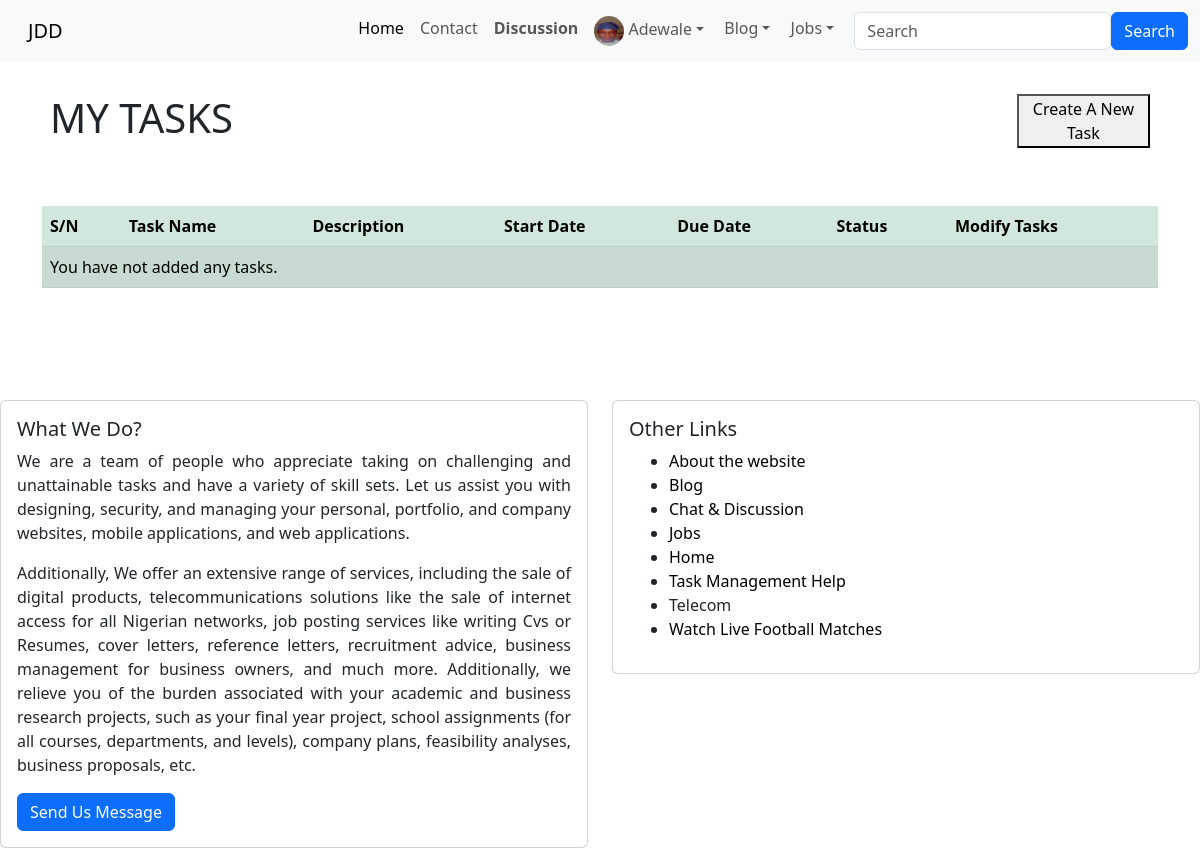
Before: /tasks/task_lists (signed in) with the older database file.
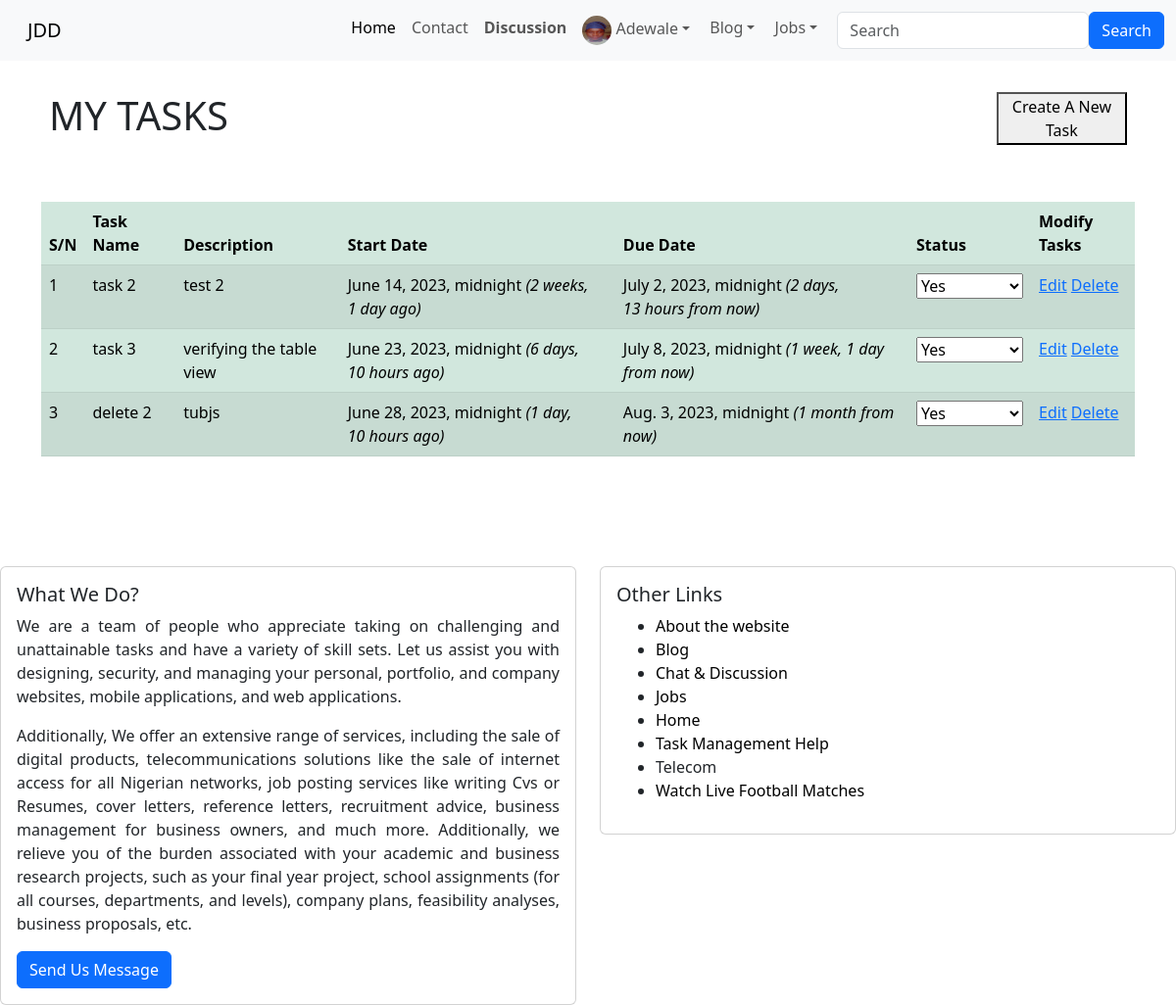
After: the same page with the newer database file.
### index/models.py (models this page shows, shortened)
class Profile(models.Model):
    user = models.OneToOneField(User, null=True, on_delete=models.CASCADE)
    bio = RichTextField(blank=True, null=True)
    profile_pic = models.ImageField(null=True, blank=True, upload_to="images/profile/")
    linkedln_url = models.CharField(max_length=255, blank=True, null=True)
    facebook_url =  models.CharField(max_length=255, blank=True, null=True)
    twitter_url= models.CharField(max_length=255, blank=True, null=True)
    instagram_url =  models.CharField(max_length=255, blank=True, null=True)
    whatsapp_url= models.CharField(max_length=255, blank=True, null=True)
    github_url=  models.CharField(max_length=255, blank=True, null=True)
    website_url= models.CharField(max_length=255, blank=True, null=True)
    email_url= models.CharField(max_length=255, blank=True, null=True)

### tasks/models.py (models this page shows, shortened)
class Tasks(models.Model):
    user = models.ForeignKey(User, on_delete = models.CASCADE)
    name = models.CharField(max_length = 50, unique=True)
    description = models.CharField(max_length=100)
    start_date = models.DateTimeField()
    due_date = models.DateTimeField()
    completed = models.CharField(max_length=150, default='No')

### tasks/views.py (the view)
# urls.py: path('task_lists', TaskListView.as_view(), name='tasks_list'),
class TaskListView(ListView):
    model = Tasks
    template_name = 'tasks/tasks_list.html'
    context_object_name = 'tasks'
    ordering = ['due_date']
    def get_queryset(self):
        queryset = super().get_queryset()
        if self.request.user.is_authenticated:
            queryset = queryset.filter(user=self.request.user)
        else:
            queryset = Tasks.objects.none()
        return queryset
    def get_context_data(self, **kwargs):
        context = super().get_context_data(**kwargs)
        completed_choices = [
            ('Yes', 'Yes'),
            ('No', 'No'),
            ('In-Progress', 'In-Progress'),
            ('Yet to start', 'Yet to start')
        ]
        context['completed_choices'] = completed_choices
        return context

### tasks/templates/tasks/tasks_list.html (shortened to what this page needs)
{% extends 'home/base.html' %}
{% load static %}
{% load humanize %}
{% block body %}
<div class="d-flex">
  <div class="p-2 w-100">
    <h1>MY TASKS</h1>
  </div>
  <div class="p-2 flex-shrink-1">
    <a href="{% url 'tasks:add_tasks' %}">
      <button>Create A New Task</button>
    </a>
  </div>
</div>
<br><br>
{% if user.is_authenticated %}
<table class="table table-success table-striped">
  <thead>
            <tr>
            <th>S/N</th>
            <th>Task Name</th>
            <th>Description</th>
            <th>Start Date</th>
            <th>Due Date</th>
            <th>Status</th>
            <th>Modify Tasks</th>
            </tr>
  </thead>
  <tbody>
        {% for task in tasks %}
        <tr>
                <td>{{ forloop.counter }}</td>
                <td>{{ task.name }}</td>
                <td>{{ task.description }}</td>
                <td>{{ task.start_date }} <em>({{ task.start_date|naturaltime }}) </em>  </td>
                <td>{{ task.due_date }} <em> ({{ task.due_date |naturaltime }}) </em> </td>
                <td>
                    <select id="status_{{ task.id }}" class="task-status-select">
                    {% for choice in completed_choices %}
                    <option value="{{ choice.0 }}" {% if choice.0 == task.completed %}selected{% endif %}>{{ choice.1 }}</option>
                    {% endfor %}
                    </select>
                </td>
                <td>
                    <a href="{% url 'tasks:edit_task' task.id %}">Edit</a>
                    <a href="{% url 'tasks:delete_task' task.id %}">Delete</a>
                </td>
        </tr>
        {% empty %}
                <tr>
                <td colspan="7">You have not added any tasks.</td>
                </tr>
        {% endfor %}
  </tbody>
</table>
    {% else %}
            <br><br>
            <div class="alert alert-danger" role="alert">
            <p><a href="{% url 'login' %}">LOGIN</a> to view tasks</p>
            </div>
    {% endif %}
{% endblock %}

### index/templates/home/base.html (shortened to what this page needs)
{% load static %}
{% load humanize %}
<!doctype html>
<html lang="en" >
  <head>
    <link rel="stylesheet" href="https://cdn.jsdelivr.net/npm/bootstrap@5.3.0-alpha3/dist/css/bootstrap.rtl.min.css">
    {% load static %}
  </head>
  <header>
    <nav class="navbar navbar-expand-lg bg-body-tertiary">
      <div class="container-fluid">
        <a class="navbar-brand" href="{% url 'index:home' %}">JDD</a>
        <div class="collapse navbar-collapse" id="navbarSupportedContent">
          <ul class="navbar-nav me-auto mb-2 mb-lg-0">
            <li class="nav-item">
            <a class="nav-link active" aria-current="page" href="{% url 'index:home' %}">Home</a>
            </li>
            <li class="nav-item">
              <a class="nav-link" href="{% url 'contact:contact' %}">Contact</a>
            </li>
            <li class="nav-item">
              <a class="nav-link" href="{% url 'discussion:discuss_list' %}"><b>Discussion</b> </a>
            </li>
            {% if user.is_authenticated %}
                  <li class="nav-item dropdown">
                    <a class="nav-link dropdown-toggle" href="" role="button"
                    data-bs-toggle="dropdown" aria-expanded="false">
                    {% if user.profile.profile_pic %}
                    <img src="{{ user.profile.profile_pic.url }}" class="rounded-circle" alt="Author profile image" width="30" height="30"> {{ user }}
                    {% else %}
                        <img src="{% static 'images/profile_user_icon.png' %}" class="rounded-circle" alt="Default profile image" width="20" height="20"> {{user}}
                    {% endif %}
                    </a>
                  </li>
                   <li class="nav-item dropdown">
                    <a class="nav-link dropdown-toggle" href="{% url 'index:blog_list' %}" role="button"
                    data-bs-toggle="dropdown" aria-expanded="false">
                    Blog
                    </a>
                  </li>
                  <li class="nav-item dropdown">
                    <a class="nav-link dropdown-toggle" href="{% url 'index:blog_list' %}" role="button"
                    data-bs-toggle="dropdown" aria-expanded="false">
                     Jobs
                    </a>
                  </li>
            {% endif %}
          </ul>
          {% include 'home/search.html' %}
        </div>
      </div>
    </nav>
  </header>
  <body>
    <div class="container"> <br>
        {% block body %} {% endblock %}
      </div>
  </body>
  <footer>
<br><br><br><br>
    <div class="row">
      <div class="col-sm-6 mb-3 mb-sm-0">
        <div class="card">
          <div class="card-body">
            <h5 class="card-title">What We Do?</h5>
            <p class="card-text" style="text-align: justify;">
              We are a team of people who appreciate taking on challenging and unattainable tasks and have a variety of skill sets.
              Let us assist you with designing, security, and managing your personal, portfolio, and company websites,
              mobile applications, and web applications.
            </p>
            <p style="text-align: justify;">
               Additionally, We offer an extensive range of services, including the sale of digital products, telecommunications solutions
              like the sale of internet access for all Nigerian networks, job posting services like writing Cvs or Resumes,
              cover letters, reference letters, recruitment advice, business management for business owners, and much more.
              Additionally, we relieve you of the burden associated with your academic and business research projects, such
              as your final year project, school assignments (for all courses, departments, and levels), company plans,
              feasibility analyses, business proposals, etc.
            </p>
            <a href="{% url 'contact:contact' %}" class="btn btn-primary">Send Us Message</a>
          </div>
        </div>
      </div>
      <div class="col-sm-6">
        <div class="card">
          <div class="card-body">
            <h5 class="card-title">Other Links</h5>
            <ul>
              <li><a href="#" class="footer-link">About the website</a></li>
              <li><a href="{% url 'index:blog_list' %}" class="footer-link">Blog</a></li>
              <li><a href="{% url 'discussion:discuss_list' %}" class="footer-link">Chat & Discussion</a></li>
              <li><a href="{% url 'jobs:job_list' %}" class="footer-link">Jobs</a></li>
              <li><a href="{% url 'index:home' %}" class="footer-link">Home</a></li>
              <li><a href="{% url 'tasks:tasks_list' %}" class="footer-link">Task Management Help</a></li>
              <li class="nav-item">
                <a class="nav-link" href="{% url 'index:telecom' %}">Telecom</a>
              </li>
              <li><a href="https://afr.808scoretv.com/" class="footer-link">Watch Live Football Matches</a></li>
            </ul>
          </div>
        </div>
      </div>
    </div>
  </footer>
</html>

### index/templates/home/search.html
<form class="d-flex" role="search" action="/search" method="get">
    <input class="form-control me-2" type="search" placeholder="Search" aria-label="Search" name="query">
    <button class="btn btn-primary" type="submit">Search</button>
 </form>

### index/templates/home/base.html (style rules this page uses)
.footer-link { text-decoration: none; color: black; }

Changed rows visible on the page:
added Tasks: name "task 2", description "test 2", start_date "June 14, 2023, midnight", start_date "2 weeks, 1 day ago", due_date "July 2, 2023, midnight", due_date "2 days, 13 hours from now", id "Yes"
added Tasks: name "task 3", description "verifying the table view", start_date "June 23, 2023, midnight", start_date "6 days, 10 hours ago", due_date "July 8, 2023, midnight", due_date "1 week, 1 day from now", id "Yes"
added Tasks: name "delete 2", description "tubjs", start_date "June 28, 2023, midnight", start_date "1 day, 10 hours ago", due_date "Aug. 3, 2023, midnight", due_date "1 month from now", id "Yes"
Other visible differences:
text no longer shown: "You have not added any tasks."
